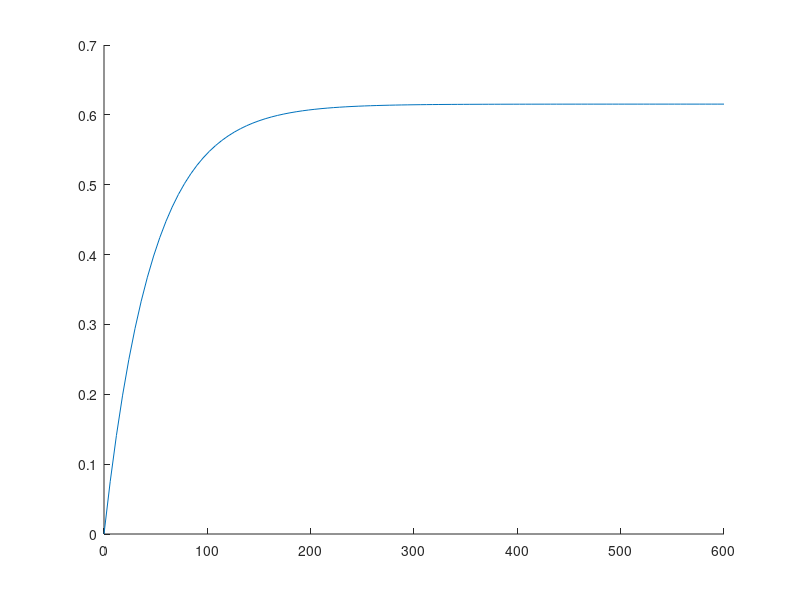

MATLAB code for this plot: (Note: this script raises an error after producing the figure.)
clear; clc; close all; s=tf('s');
G=0.8/(120*s+1);
controllers={pid(2,0,0), pid(2,0.03,0), pid(2,0.03,8)};
names={'P','PI','PID'};
figure; hold on;
for i=1:numel(controllers)
    T=feedback(controllers{i}*G,1);
    [y,t]=step(T,600); plot(t,y,'DisplayName',names{i});
    fprintf('%s\n',names{i}); disp(stepinfo(y,t,1));
end
grid on; legend; xlabel('s'); ylabel('normalized temperature');
